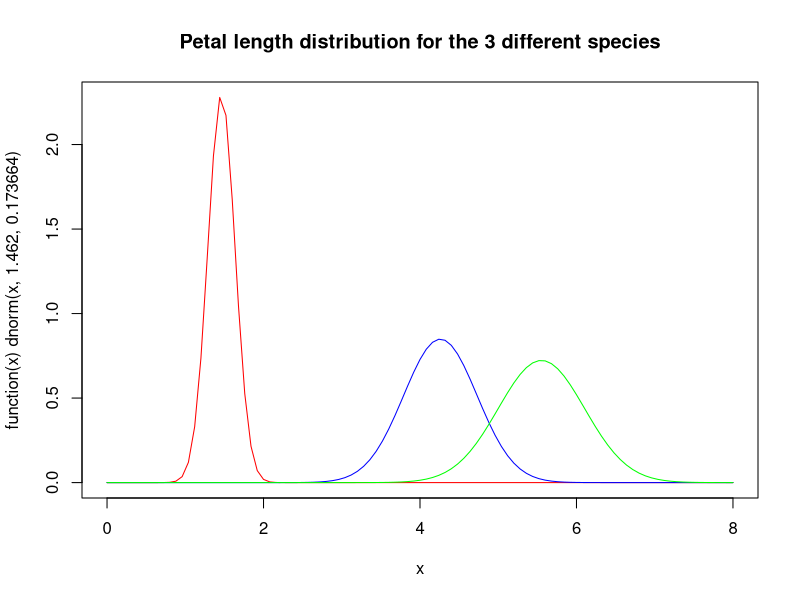

Reproduce this figure in R.
library(e1071)
classifier=naiveBayes(iris[,1:4],iris[,5])
table(predict(classifier,iris[,-5]),iris[,5],dnn=list('predicted','actual'))
classifier$apriori
classifier$tables$Petal.Length

#Plot a normal distribution for the petal lengths
#For each species based on mean & standard deviation
plot(function(x) dnorm(x,1.462,0.173664),0,8,col='red',
     main='Petal length distribution for the 3 different species')
curve(dnorm(x,4.26,0.469911),add=TRUE,col='blue')
curve(dnorm(x,5.552,0.5518947),add=TRUE,col='green')

#This must be an approximation..
#Real data is not normal distribution
